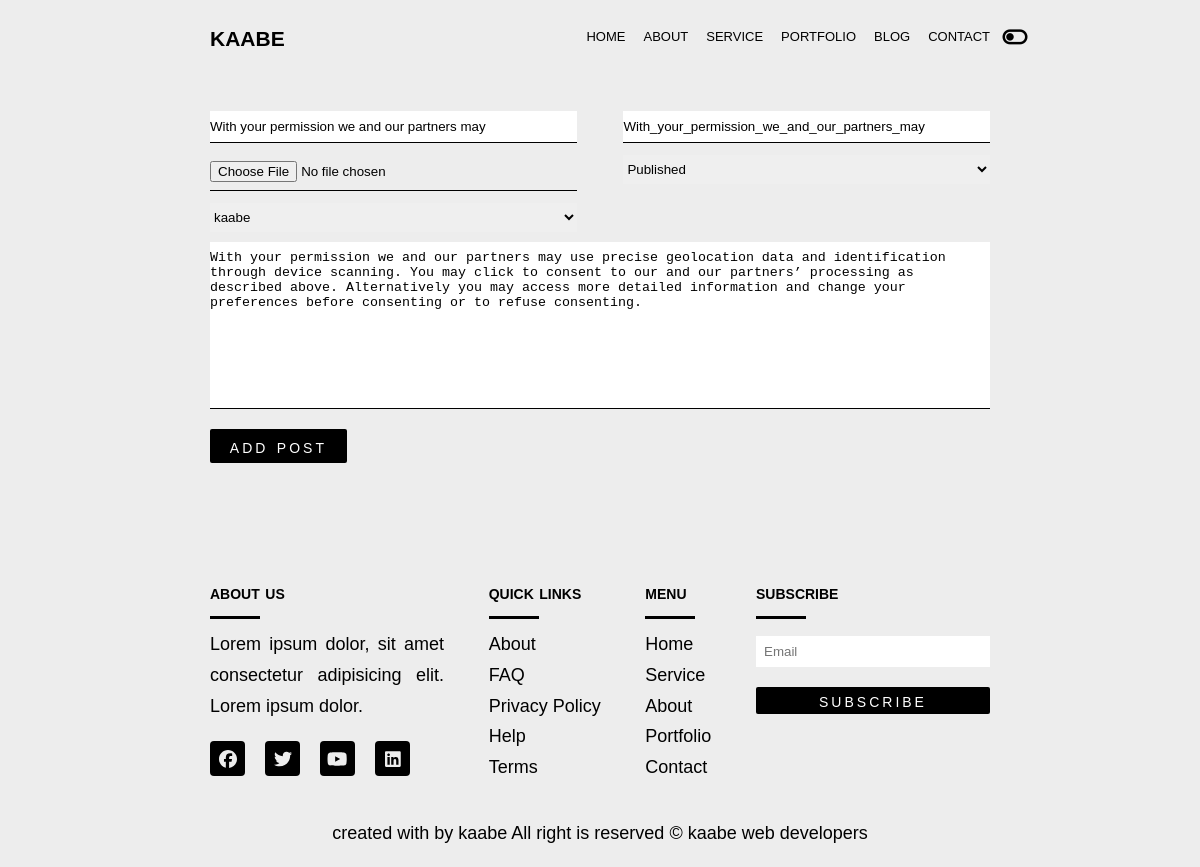
The app's page /blog/update/3/ with its own data.
### blog/models.py (models this page shows, shortened)
class Post(models.Model):
    title = models.CharField(max_length=200)
    slug = models.CharField(max_length=200)
    image = models.ImageField(upload_to='post_images/', null=True,blank=True)
    author = models.ForeignKey(User,on_delete=models.CASCADE)
    body =  models.TextField('Editor',blank=True, null=True)
    status = models.CharField(max_length=56,choices=STATUS_CHOICES,default='drafted')
    created = models.DateTimeField(auto_now_add=True)
    updated = models.DateTimeField(auto_now=True)

### blog/views.py (the view)
# urls.py: path('update/<str:pk>/',post_update,name='update'),
def post_update(request,pk):
    post = Post.objects.get(id=pk)
    if request.method == 'POST':
        form = PostForm(instance=post,data = request.POST,files=request.FILES)
        if form.is_valid():
            form.save()
    else:
        form = PostForm(instance=post)
    context = {
        'form':form
    }
    return render(request,'blog/create.html',context)

### blog/forms.py
class PostForm(ModelForm):
    class Meta:
        model = Post
        fields = '__all__'
        widgets = {
            'title':TextInput(attrs ={
                'placeholder':'Post Title'
            }),
            'slug':TextInput(attrs ={
                'placeholder':'Post Slug'
            }),
            'status':Select(attrs ={
                'placeholder':'Choose One'
            }),
            'author':Select(attrs ={
                'placeholder':'Choose One'
            }),
             'image':FileInput(attrs ={
                'placeholder':'Post Slug'
            }),
            'body':Textarea(attrs = {
                'placeholder':'Enter Your Post'
            })
        }

### blog/templates/blog/create.html (shortened to what this page needs)
{%extends 'base/base.html'%}
{%block content%}
{%load static%}
   <div class="container  section">
    <form action="" class="form" method="post" enctype="multipart/form-data">
        <div class="w50 form-group">
             {{form.title}}
        </div>
        <div class="w50 form-group">
            {{form.slug}}
        </div>
        <div class="w50 form-group">
            {{form.image}}
       </div>
       <div class="w50 form-group">
        {{form.status}}
       </div>
       <div class="w50 form-group">
           {{form.author}}
       </div>
       <div class="w100 form-group">
           {{form.body}}
       </div>
       <input type="submit" class="btn" value="add post">
    </form>
   </div>
{%endblock%}

### staticfiles/css/style.css (style rules this page uses)
:root { --body-color: hsl(0, 0%, 93%); --primary-color:hsl(0, 0%, 0%); --secondray-color:hsl(0, 0%, 100%); --font-weight-light:100; --font-weight-semi-bold:600; --font-weight-bold:900; --bigest-font-size:4rem; --h1-font-size: Clamp(3rem, 3.5vw, 4rem); --h2-font-size:2.5rem; --h3-font-size:2rem; --normal-font-size:1.8rem; --small-font-size:1rem; --title-line-height: 1; --text-line-height: 1.7; --font-family-verdana: Verdana, Geneva, Tahoma, sans-serif; --section-margin:6em; --mr__bottom:1.5em; --m_tb:1em 0; --pd:1rem 0; --gap:4rem; }
*, *::before, *::after { padding: 0; margin: 0; box-sizing: border-box; }
html { font-size: 62.5%; }
body { background-color: var(--body-color); font-size: var(--normal-font-size); line-height: var(--text-line-height); font-weight: var(--font-weight-light); color: var(--primary-color); font-family: var(--font-family-verdana); }
.container { width: min(65%, 1128px); margin-inline: auto; position: relative; }
.section { padding-top: 8rem; padding-bottom: 4rem; }
.btn { padding: 0.3em 1em; background-color: var(--primary-color); letter-spacing: 3px; color: var(--secondray-color); font-variant: small-caps; border-radius: 2px; font-size: 1.1em; border: none; outline: none; }

### blog/templates/blog/create.html (style rules this page uses)
input[type='email'], input[type='text'], textarea, input[type="file"] { width: 100%; padding: .8rem 0; border: none; outline: none; border-bottom: 1px solid black; }
select { padding: .6rem 0; width: 100%; outline: none; border: none; }
textarea { resize: none; }
.form { padding-top: 3rem; display: flex; justify-content: space-between; flex-wrap: wrap; gap: 1rem; }
.w50 { width: 100%; }
.w100 { width: 100%; }
@media all and (min-width:800px) { .w50 { width: 47%; } }

### records on screen
Post: title "With your permission we and our partners may", slug "With_your_permission_we_and_our_partners_may", status "Published", author "kaabe", body "With your permission we and our partners may use precise geolocation data and identification through device scanning. You may click to consent to our and our partners’ processing as described above. Alternatively you may access more detailed information and change your preferences before consenting or to refuse consenting."
